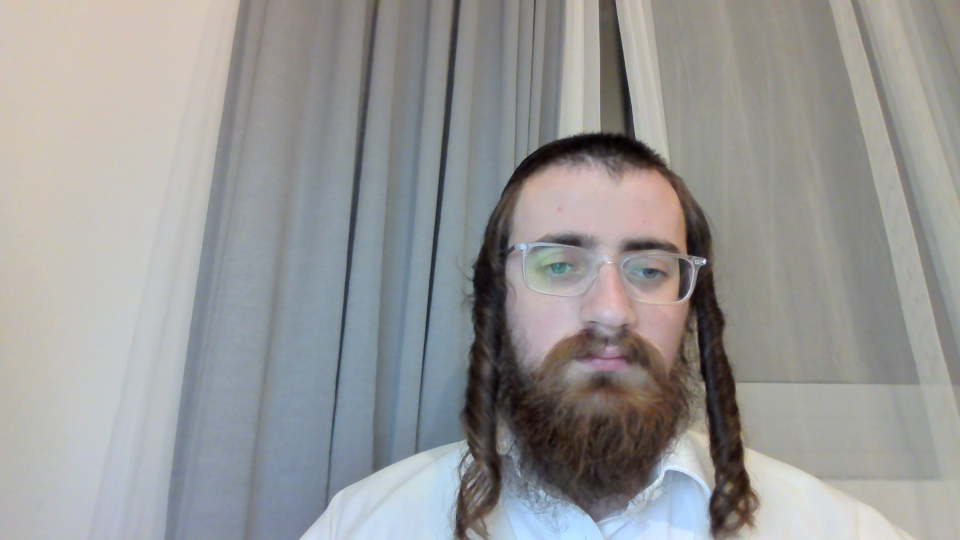
#> input picture data/WIN_20250915_21_08_37_Pro.jpg, 1920 x 1080 px (shown at 1/2 size)
$ python -i face_detection.py   (imports and definitions only)
#> lines starting #> are read from the running program, lines starting #| are printed output that depends on the picture
from dataclasses import dataclass, asdict
from typing import List, Optional, Tuple, Union
import cv2
import numpy as np
from utils.logger import Logger
from utils.id_creator import create_stable_face_id, now_utc_iso_ms

# [1 line that did not run here, left out]

@dataclass(frozen=True)
class FaceObject:
    """Immutable container for a single cropped face."""
    face_id: str
    bbox: Tuple[int, int, int, int]
    width: int
    height: int
    content_type: str
    image_bytes: bytes
    timestamp_utc: str
    source_hint: Optional[str] = None

    # [5 lines left out: function to_dict, not called in this run]


class FaceExtractor:
    """Lean face detector and cropper using OpenCV Haar cascade."""

    def __init__(
        self,
        scale_factor: float = 1.1,
        min_neighbors: int = 5,
        min_size: Tuple[int, int] = (30, 30),
        encode_format: str = ".png",
    ) -> None:
        self.scale_factor = scale_factor
        self.min_neighbors = min_neighbors
        self.min_size = min_size
        self.encode_format = encode_format.lower()
        if self.encode_format not in (".png", ".jpg", ".jpeg"):
            raise ValueError("encode_format must be .png, .jpg, or .jpeg")
        cascade_path = cv2.data.haarcascades + "haarcascade_frontalface_default.xml"
        self.cascade = cv2.CascadeClassifier(cascade_path)
        if self.cascade.empty():
            raise RuntimeError(f"Failed to load Haar cascade from: {cascade_path}")
        self.logger = logger

    # [70 lines left out: functions extract_faces, _to_bgr, _encode_face_crop, not called in this run]

>>> import cv2
>>> picture = cv2.imread('../../data/WIN_20250915_21_08_37_Pro.jpg', cv2.IMREAD_GRAYSCALE)
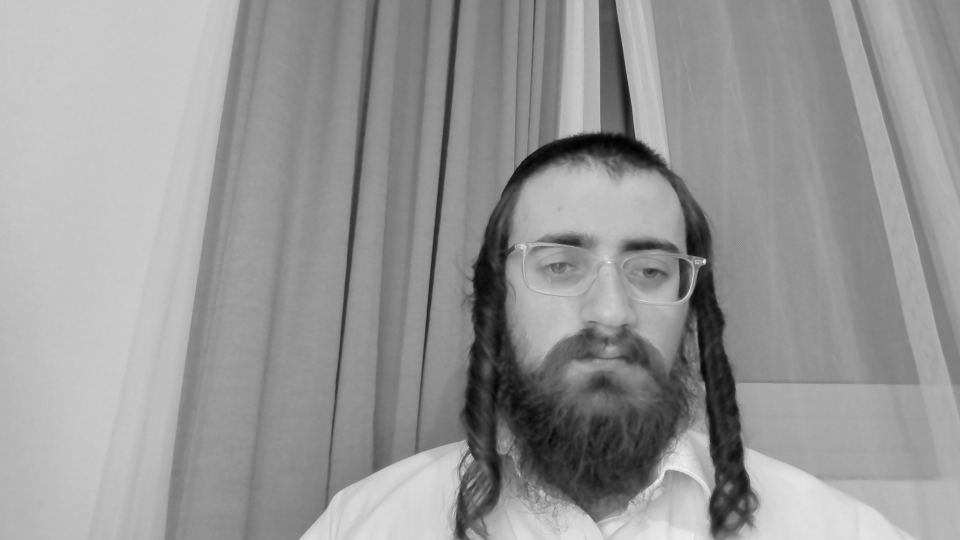
#> picture: shape (1080, 1920) (shown at 1/2 size); min 0, max 252, mean 150.9
>>> result = FaceExtractor().extract_faces(picture)
#> (the run stopped early here; a loop or call above may not have finished)

$ run again, on data/WIN_20250915_21_08_45_Pro.jpg
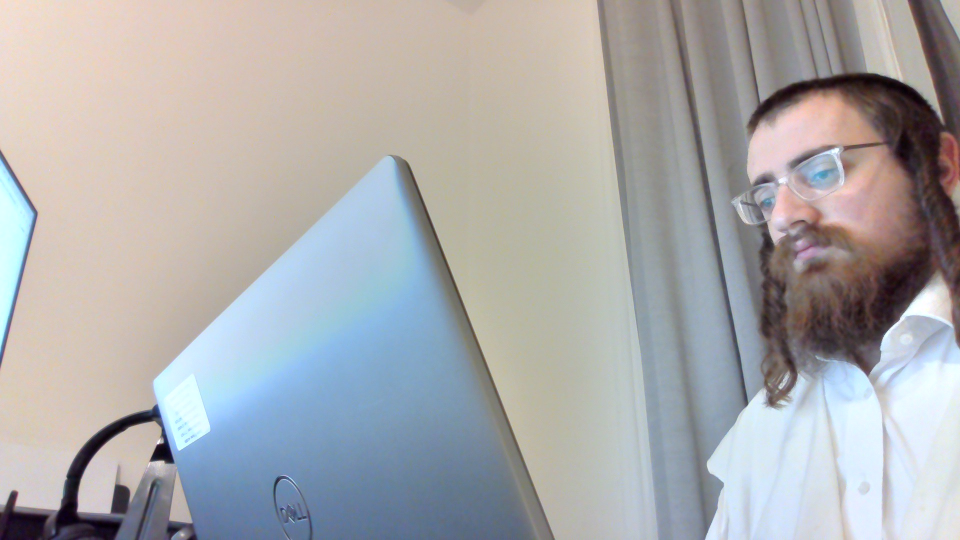
#> input picture data/WIN_20250915_21_08_45_Pro.jpg, 1920 x 1080 px (shown at 1/2 size)
#> `picture = cv2.imread('../../data/WIN_20250915_21_08_37_Pro.jpg', cv2.I..`:
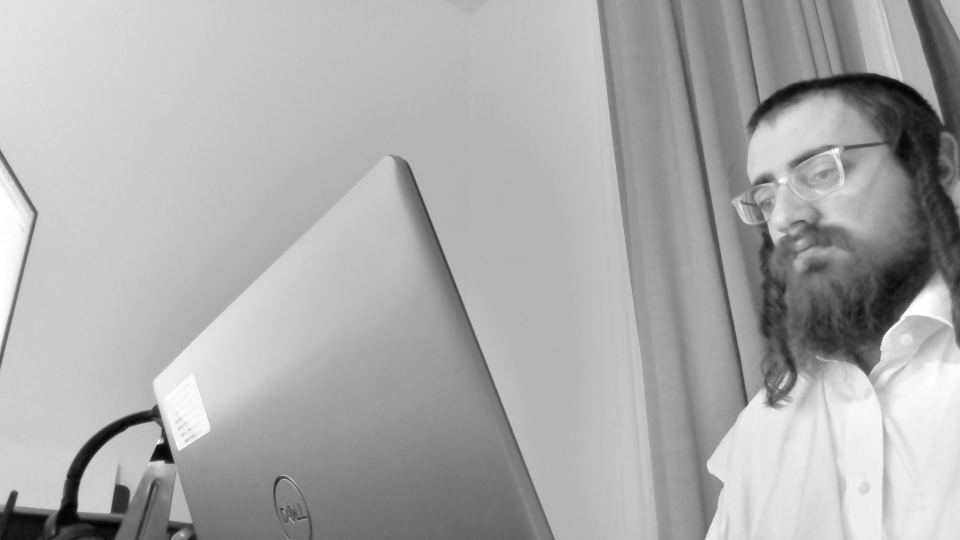
#> picture: shape (1080, 1920) (shown at 1/2 size); min 0, max 255, mean 171.3

$ run again, on data/WIN_20250915_21_08_51_Pro.jpg
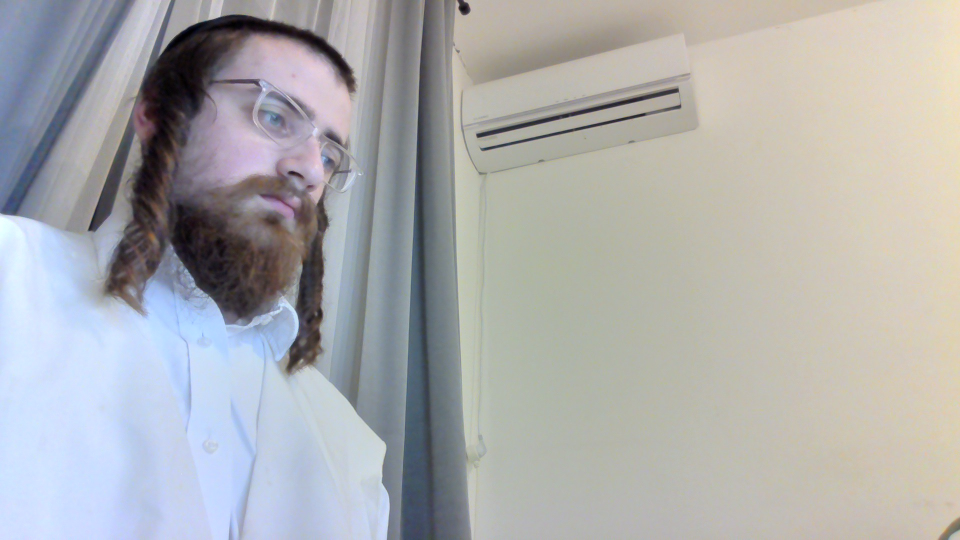
#> input picture data/WIN_20250915_21_08_51_Pro.jpg, 1920 x 1080 px (shown at 1/2 size)
#> `picture = cv2.imread('../../data/WIN_20250915_21_08_37_Pro.jpg', cv2.I..`:
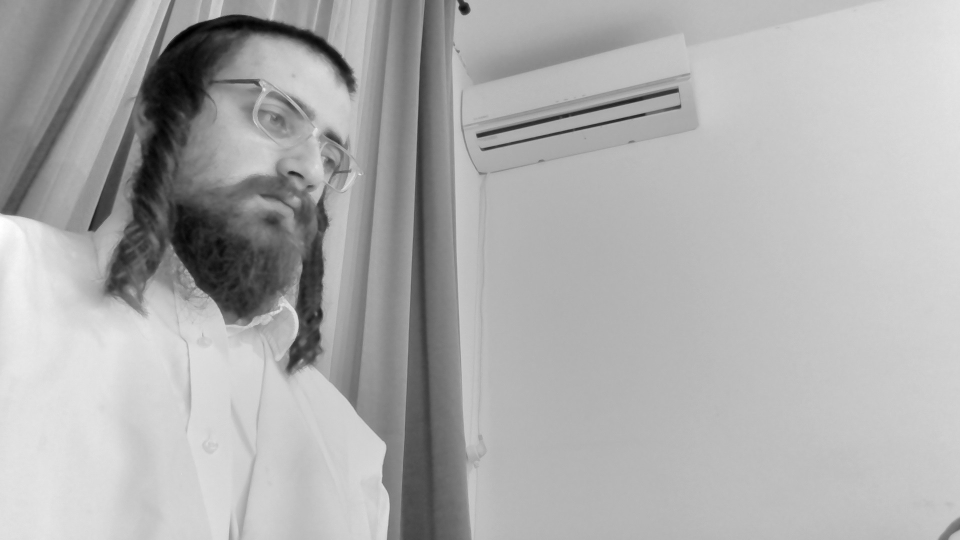
#> picture: shape (1080, 1920) (shown at 1/2 size); min 0, max 255, mean 173.2

$ run again, on data/WIN_20250915_21_08_56_Pro.jpg
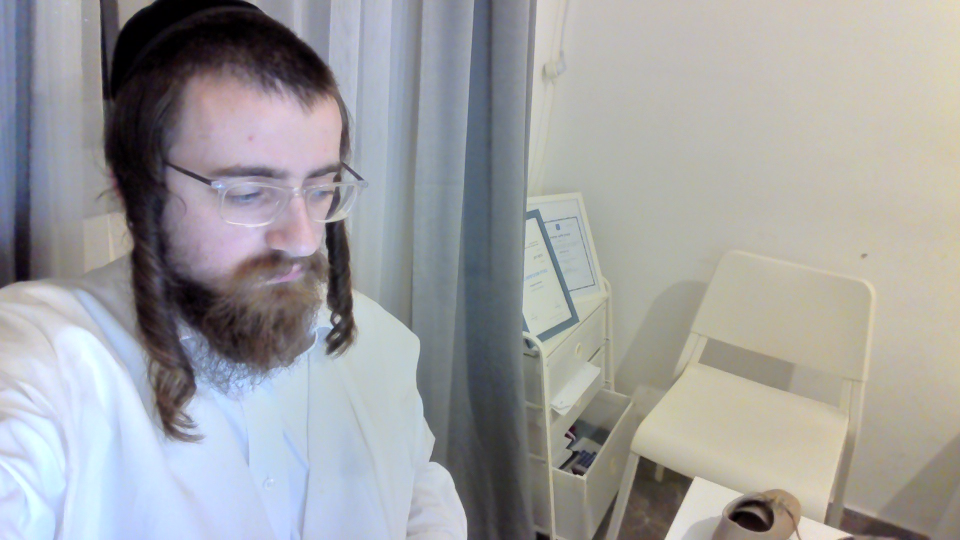
#> input picture data/WIN_20250915_21_08_56_Pro.jpg, 1920 x 1080 px (shown at 1/2 size)
#> `picture = cv2.imread('../../data/WIN_20250915_21_08_37_Pro.jpg', cv2.I..`:
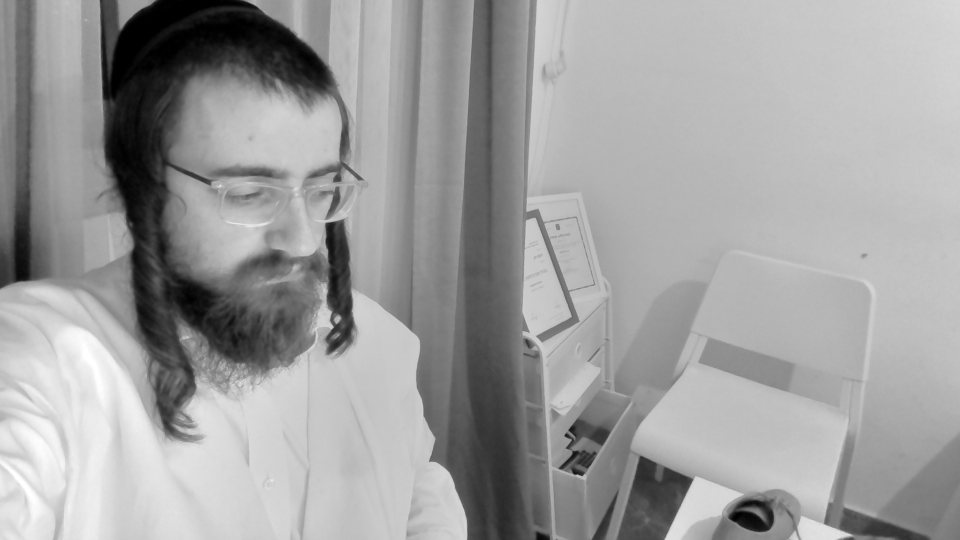
#> picture: shape (1080, 1920) (shown at 1/2 size); min 0, max 255, mean 158.4
